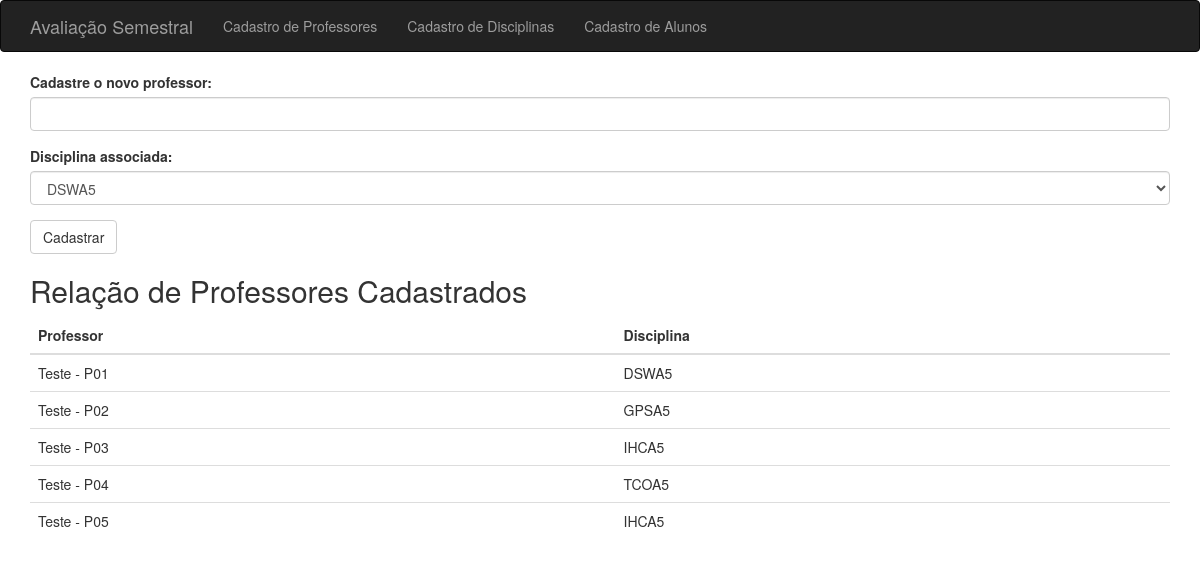
The page /professores on the database its author committed.
### app/models.py (models this page shows, shortened)
class Teacher(db.Model):
    __tablename__ = 'teachers'
    id = db.Column(db.Integer, primary_key=True)
    teacher_name = db.Column(db.String(64), unique=True, index=True)
    discipline_id = db.Column(db.Integer, db.ForeignKey('disciplines.id'))
    discipline = db.relationship('Discipline', back_populates='teachers')

class Discipline(db.Model):
    __tablename__ = 'disciplines'
    id = db.Column(db.Integer, primary_key=True)
    name = db.Column(db.String(64), unique=True)
    teachers = db.relationship('Teacher', back_populates='discipline')

### app/main/views.py (the view, shortened to what this page needs)
@main.route('/professores', methods=['GET', 'POST'])
def teachers_page():
    discipline_choices = dict([
        ('dswa5', 'DSWA5'),
        ('gpsa5', 'GPSA5'),
        ('ihca5', 'IHCA5'),
        ('soda5', 'SODA5'),
        ('pjia5', 'PJIA5'),
        ('tcoa5', 'TCOA5'),
    ])
    teacher_registering_form = TeacherForm()
    teachers = Teacher.query.all()
    disciplines = Discipline.query.all()
    return render_template('teachers_page.html', form=teacher_registering_form, teachers=teachers, disciplines=disciplines, discipline_choices=discipline_choices)

### app/main/forms.py
class TeacherForm(FlaskForm):
    teacherName = StringField('Cadastre o novo professor:', validators=[DataRequired()])
    discipline = SelectField(u'Disciplina associada:', choices=[('dswa5', 'DSWA5'), ('gpsa5', 'GPSA5'), ('ihca5', 'IHCA5'), ('soda5', 'SODA5'), ('pjia5', 'PJIA5'), ('tcoa5', 'TCOA5'), ])
    submit = SubmitField('Cadastrar')

### app/templates/teachers_page.html (shortened to what this page needs)
{% extends "base.html" %}
{% import "bootstrap/wtf.html" as wtf %}
{% block page_content %}
{{ wtf.quick_form(form) }}
<h2>Relação de Professores Cadastrados</h2>
<table class="table">
    <thead>
        <tr>
            <th>Professor</th>
            <th>Disciplina</th>
        </tr>
    </thead>
    <tbody>
        {% for teacher in teachers %}
        <tr>
            <td>{{ teacher.teacher_name }}</td>
            <td>{{ discipline_choices.get(teacher.discipline.name, 'Nenhuma Disciplina Atribuída') }}</td>
        </tr>
        {% endfor %}
    </tbody>
</table>
{% endblock %}

### app/templates/base.html (shortened to what this page needs)
{% extends "bootstrap/base.html" %}
{% block head %}
{{ super() }}
{% endblock %}
{% block navbar %}
<div class="navbar navbar-inverse" role="navigation">
    <div class="container">
        <div class="navbar-header">
            <a class="navbar-brand" href="{{ url_for('main.index') }}">Avaliação Semestral</a>
        </div>
        <div class="navbar-collapse collapse">
            <ul class="nav navbar-nav">
                <li><a href="{{ url_for('main.teachers_page') }}">Cadastro de Professores</a></li>
                <li><a href="{{ url_for('main.disciplines_page') }}">Cadastro de Disciplinas</a></li>
                <li><a href="{{ url_for('main.students_page') }}">Cadastro de Alunos</a></li>
            </ul>
        </div>
    </div>
</div>
{% endblock %}
{% block content %}
<div class="container">
    {% block page_content %}{% endblock %}
</div>
{% endblock %}

### rows shown on the page
Teacher: teacher_name "Teste - P01"
Discipline: get "DSWA5"
Teacher: teacher_name "Teste - P02"
Discipline: get "GPSA5"
Teacher: teacher_name "Teste - P03"
Discipline: get "IHCA5"
Teacher: teacher_name "Teste - P04"
Discipline: get "TCOA5"
Teacher: teacher_name "Teste - P05"
